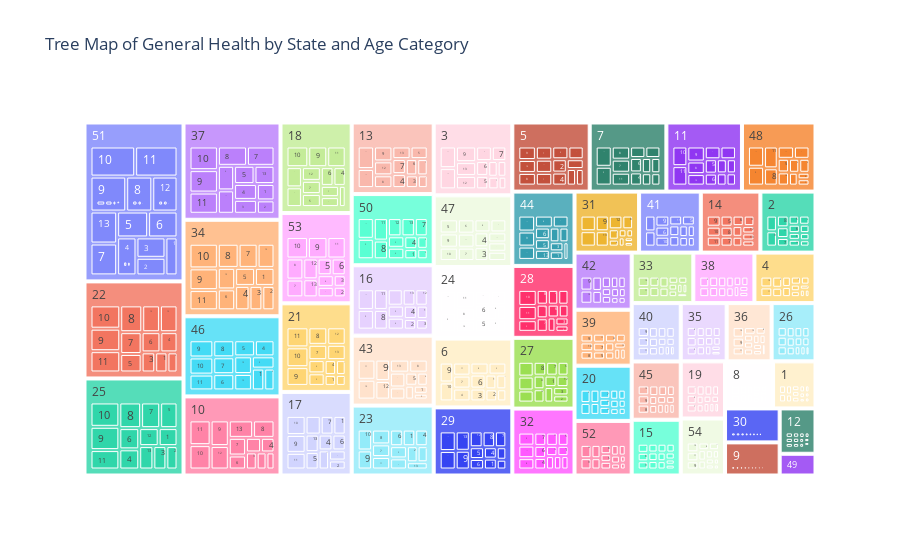

Write notebook code for a chart like this one.
### Code cell
grouped = DATA1.groupby(['State', 'AgeCategory', 'GeneralHealth']).size().reset_index(name='Count')
fig = px.treemap(
    grouped,
    path=['State', 'AgeCategory', 'GeneralHealth'],
    values='Count',
    title='Tree Map of General Health by State and Age Category'
)
fig.show()

### Figure 1 — Plotly figure (JSON) as saved in the notebook; plotly's stock layout.template omitted (floating-point values rounded to 4 significant figures; data arrays with more than 128 entries replaced by an {"elided": "..."} marker saying what was removed)
{"data": [{"branchvalues": "total", "domain": {"x": [0, 1], "y": [0, 1]}, "hovertemplate": "labels=%{label}<br>Count=%{value}<br>parent=%{parent}<br>id=%{id}<extra></extra>", "ids": {"elided": "4239 str values"}, "labels": {"elided": "4239 str values"}, "name": "", "parents": {"elided": "4239 str values"}, "type": "treemap", "values": {"elided": "4239 float values"}}], "layout": {"legend": {"tracegroupgap": 0}, "title": {"text": "Tree Map of General Health by State and Age Category"}}}
